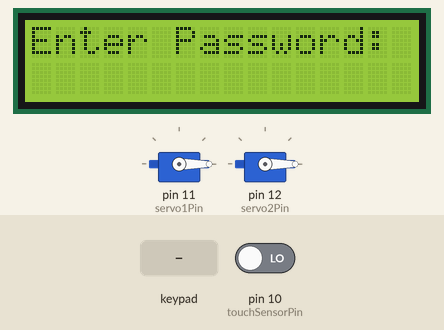
Recording of a sketch running on a simulated Arduino Uno, built with avr-gcc and run on an emulated ATmega328P. Shown: 16×2 character LCD, 2 × servo. The inputs (shaded band) are chosen by the test bench; at power-on: pin 10 (touchSensorPin) LOW.

Above: at 1.2 s.
1.3 s: pin 10 (touchSensorPin) driven HIGH
At 1.7 s:
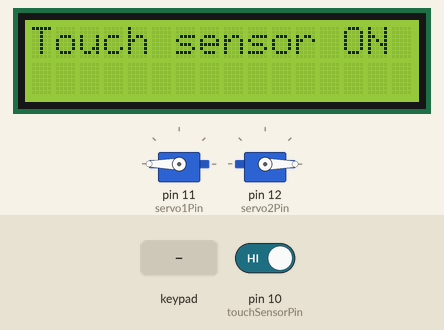
At 5.1 s:
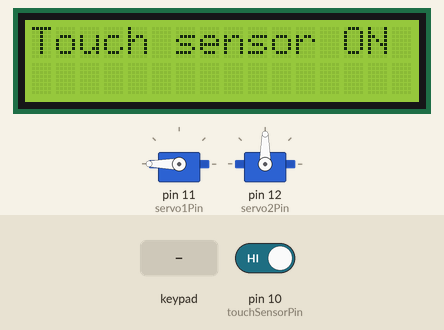
7.3 s: key '#' pressed
10.3 s: pin 10 (touchSensorPin) driven LOW
13.3 s: keypad keys 1 2 3 4 5 6 # pressed 0.4 s apart
At 16.1 s:
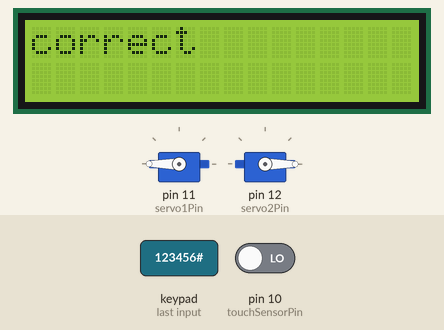
Timing chart, 0 to 20.1 s (numbered marks = the images above; inputs shaded):
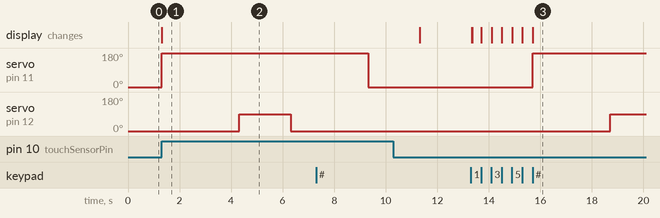

The sketch:

RTC_PINTU.ino
```cpp
#include <Wire.h>
#include <LiquidCrystal_I2C.h>
#include <Keypad.h>
#include <Servo.h>

const byte ROWS = 4;
const byte COLS = 4;

// Definisi layout keypad
char hexaKeys[ROWS][COLS] = {
  {'1', '2', '3', 'A'},
  {'4', '5', '6', 'B'},
  {'7', '8', '9', 'C'},
  {'*', '0', '#', 'D'}
};

byte rowPins[ROWS] = {9, 8, 7, 6}; // Pin baris
byte colPins[COLS] = {5, 4, 3, 2}; // Pin kolom

Keypad customKeypad = Keypad(makeKeymap(hexaKeys), rowPins, colPins, ROWS, COLS);

// LCD I2C
LiquidCrystal_I2C lcd(0x27, 16, 2);

// Servo
Servo servo1;
Servo servo2;
int servo1Pin = 11;        // Pin servo pertama
int servo2Pin = 12;        // Pin servo kedua
int servo1Closed = 0;      // Posisi awal servo 1 (pintu terkunci)
int servo1Activated = 180; // Posisi servo 1 saat aktif (180 derajat)/kunci terbuka
int servo2Closed = 0;      // Posisi awal servo 2 (pintu tertutup)
int servo2Activated = 90;  // Posisi servo 2 saat aktif (90 derajat)/pintu terbuka

// Sensor sentuh
int touchSensorPin = 10;   // Pin sensor sentuh

// Variabel password
String enteredPassword = "";       // Tempat menyimpan input password
String correctPassword = "123456"; // Password yang benar

void setup() {
  // Inisialisasi LCD
  lcd.backlight();
  lcd.init();
  lcd.setCursor(0, 0);
  lcd.print("Enter Password:");
  lcd.setCursor(0, 1);

  // Inisialisasi servo
  servo1.attach(servo1Pin);
  servo2.attach(servo2Pin);
  servo1.write(servo1Closed); // Servo 1 ke posisi awal
  servo2.write(servo2Closed); // Servo 2 ke posisi awal

  // Inisialisasi sensor sentuh
  pinMode(touchSensorPin, INPUT);
}

void loop() {
  char customKey = customKeypad.getKey();

  // Cek input dari keypad
  if (customKey) {
    if (customKey == '#') { // Tombol '#' untuk mengonfirmasi password
      lcd.clear();
      if (enteredPassword == correctPassword) {
        lcd.print("correct");
        activateServos(); // Jalankan logika servo
      } else {
        lcd.print("Incorrect");
      }
      delay(2000);
      enteredPassword = ""; // Reset input password
      lcd.clear();
      lcd.setCursor(0, 0);
      lcd.print("Enter Password:");
      lcd.setCursor(0, 1);
    } else if (customKey == '*') { // Tombol '*' untuk menghapus input
      enteredPassword = "";
      lcd.setCursor(0, 1);
      lcd.print("                "); // Clear baris kedua
      lcd.setCursor(0, 1);
    } else { // Tambahkan input ke password
      if (enteredPassword.length() < 16) { // Batasi panjang password
        enteredPassword += customKey;
        lcd.print(customKey); // Tampilkan input
      }
    }
  }

  // Cek sensor sentuh
  if (digitalRead(touchSensorPin) == HIGH) {
    lcd.clear();
    lcd.print("Touch sensor ON");
    activateServos(); // Jalankan logika servo
    delay(2000); // Hindari pembacaan berulang
  }
}

// Fungsi untuk menggerakkan servo
void activateServos() {
  // Gerakkan servo 1 ke posisi aktif
  servo1.write(servo1Activated);
  delay(3000); // Tunggu 3 detik

  // Gerakkan servo 2 ke posisi aktif
  servo2.write(servo2Activated);
  delay(2000); // Tunggu 2 detik

  // Kembalikan servo ke posisi awal
  servo2.write(servo2Closed); // Servo 2 kembali ke posisi awal
  delay(3000); // Tunggu 3 detik
  servo1.write(servo1Closed); // Servo 1 kembali ke posisi awal
}
```

Measured:
- after the input at 1.3 s, servo on pin 11 (servo1Pin): 0° → 180° at once; servo on pin 12 (servo2Pin): 0° → 90° after 3.0 s, → 0° 2.0 s later; the display: changes at once (image 1)
- after the input at 13.3 s, servo on pin 11 (servo1Pin): 0° → 180° after 2.4 s; servo on pin 12 (servo2Pin): 0° → 90° after 5.4 s; the display: first differs from a run without the input after 0.07 s (image 3 shows a later state)
